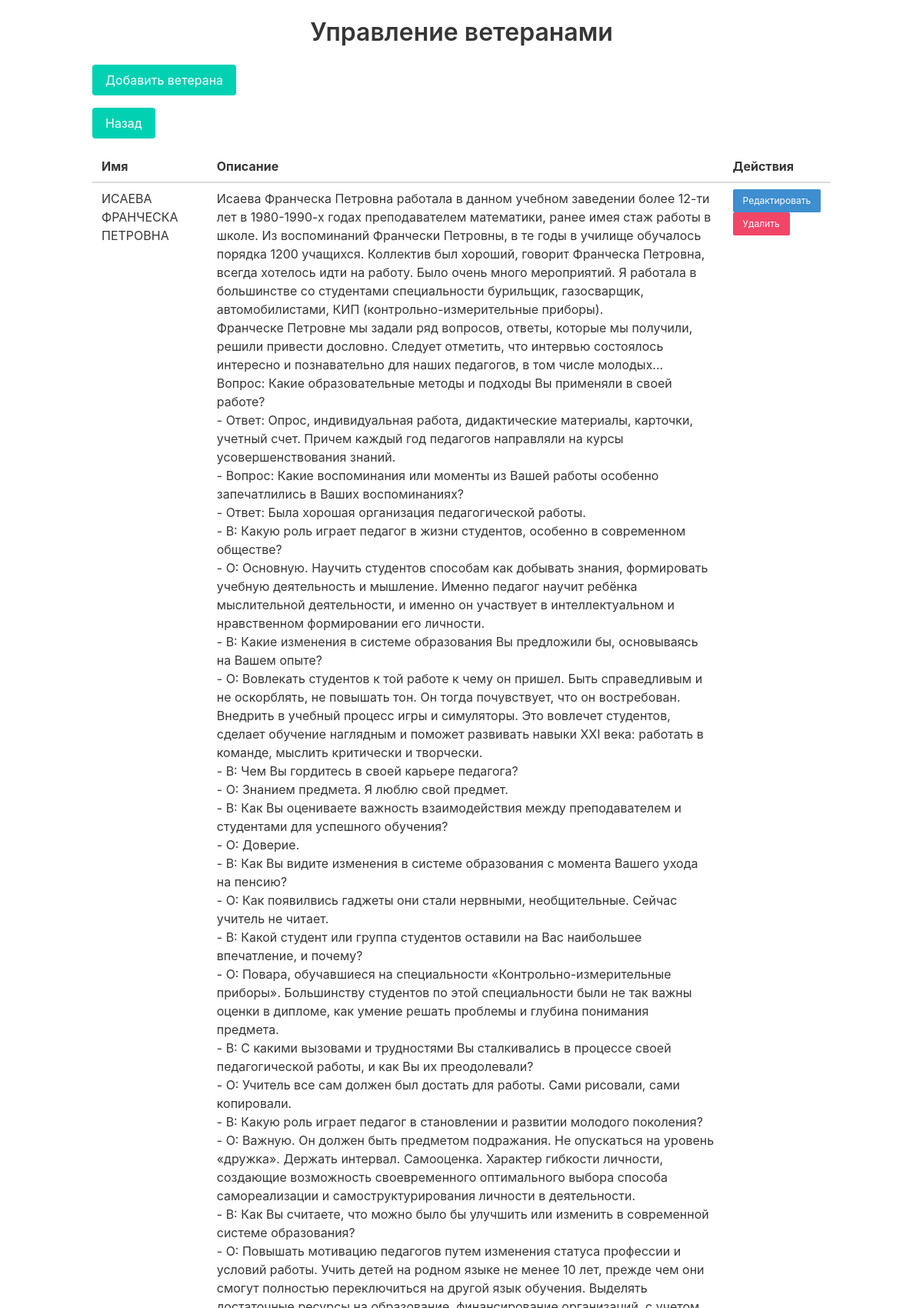
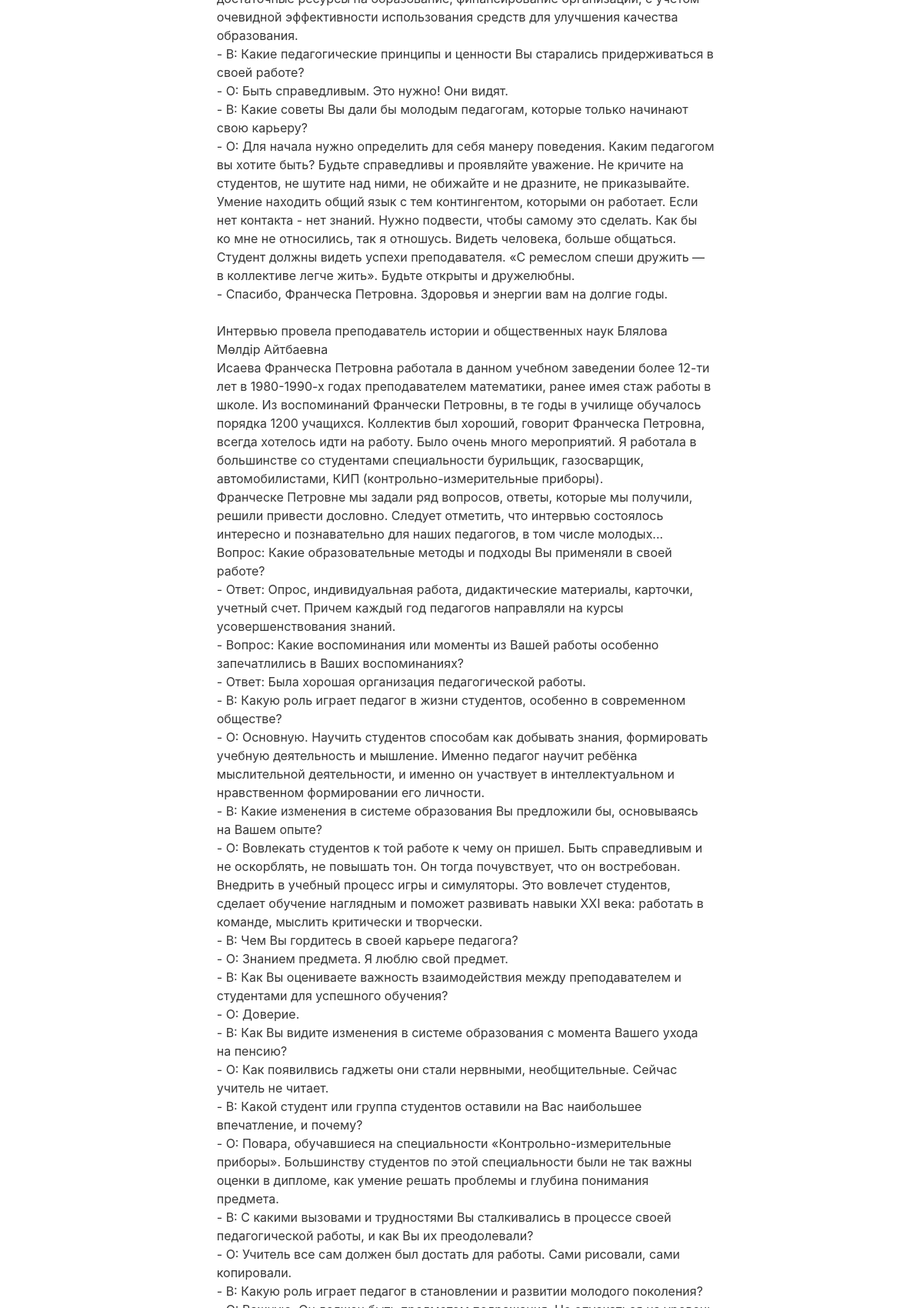
Screenshot of /admin/manage_veterans.php (signed in, upper part) with the database file from the repository (2 pictures, top to bottom).
### tables this page shows
CREATE TABLE `veterans` (
  `id` int NOT NULL,
  `name` varchar(255) NOT NULL,
  `biography` text,
  `photo` varchar(255) DEFAULT NULL,
  `created_at` timestamp NULL DEFAULT CURRENT_TIMESTAMP,
  `rank` varchar(100) NOT NULL DEFAULT 'ветеран ктск',
  `name_ru` varchar(255) DEFAULT NULL,
  `name_kz` varchar(255) DEFAULT NULL,
  `name_en` varchar(255) DEFAULT NULL,
  `biography_ru` text,
  `biography_kz` text,
  `biography_en` text
);

### admin/manage_veterans.php (the view, shortened to what this page needs)
<?php
include '../config.php';
?>
<?php endif;
$query = "SELECT * FROM veterans ORDER BY id DESC";
$result = mysqli_query($conn, $query);
?>
<!DOCTYPE html>
<html lang="ru">
<head>
    <link href="https://cdn.jsdelivr.net/npm/bulma@0.9.3/css/bulma.min.css" rel="stylesheet">
</head>
<body>
    <div class="container">
        <h1 class="title has-text-centered mt-5">Управление ветеранами</h1>
        <div class="mb-4">
            <a href="veterans/add_veteran.php" class="button is-primary">Добавить ветерана</a>
        </div>
        <div class="mb-4">
            <a href="../admin/index.php" class="button is-primary">Назад</a>
        </div>
        <?php if (mysqli_num_rows($result) == 0): ?>
            <div class="notification is-warning">
                Нет доступных ветеранов.
            </div>
        <?php else: ?>
            <table class="table is-fullwidth">
                <thead>
                    <tr>
                        <th>Имя</th>
                        <th>Описание</th>
                        <th>Действия</th>
                    </tr>
                </thead>
                <tbody>
                    <?php while ($row = mysqli_fetch_assoc($result)): ?>
                        <tr>
                            <td><?php echo htmlspecialchars($row['name']); ?></td>
                            <td><?php echo nl2br(htmlspecialchars($row['biography'])); ?></td>
                            <td>
                                <a href="veterans/edit_veteran.php?id=<?php echo $row['id']; ?>" class="button is-small is-info">Редактировать</a>
                                <a href="veterans/delete_veteran.php?id=<?php echo $row['id']; ?>" class="button is-small is-danger" onclick="return confirm('Вы уверены, что хотите удалить этого ветерана?');">Удалить</a>
                            </td>
                        </tr>
                    <?php endwhile; ?>
                </tbody>
            </table>
        <?php endif; ?>
    </div>
</body>
</html>

### rows the page displays
veterans: name "ИСАЕВА ФРАНЧЕСКА ПЕТРОВНА", biography "Исаева Франческа Петровна работала в данном учебном заведении более 12-ти лет в 1980-1990-х годах преподавателем математики, ранее имея стаж работы в школе. Из воспоминаний Франчески Петровны, в те годы в училище обучалось порядка 1200 учащихся. Коллектив был хороший, говорит Франческа Петровна, всегда хотелось идти на работу. Было очень много мероприятий. Я работала в большинстве со студентами специальности бурильщик, газосварщик, автомобилистами, КИП (контрольно-измерительные приборы). Франческе Петровне мы задали ряд вопросов, ответы, которые мы получили, решили привести дословно. Следует отметить, что интервью состоялось интересно и познавательно для наших педагогов, в том числе…"
